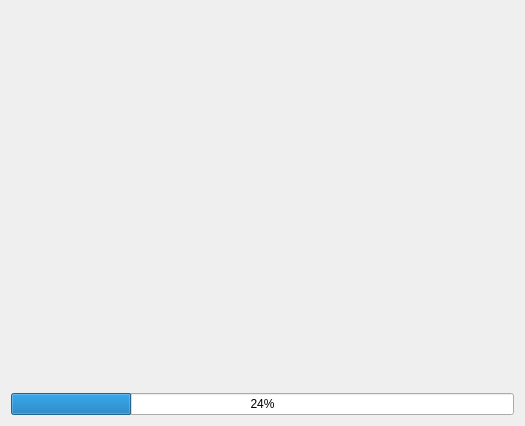
<?xml version="1.0" encoding="UTF-8"?>
<ui version="4.0">
 <class>Preloader</class>
 <widget class="QWidget" name="Preloader">
  <property name="geometry">
   <rect>
    <x>0</x>
    <y>0</y>
    <width>525</width>
    <height>426</height>
   </rect>
  </property>
  <property name="windowTitle">
   <string>Loading...</string>
  </property>
  <layout class="QVBoxLayout" name="verticalLayout">
   <item>
    <widget class="QLabel" name="label">
     <property name="text">
      <string/>
     </property>
     <property name="pixmap">
      <pixmap>:resources/viur_logo.png</pixmap>
     </property>
     <property name="scaledContents">
      <bool>true</bool>
     </property>
    </widget>
   </item>
   <item>
    <widget class="QProgressBar" name="progressBar">
     <property name="value">
      <number>24</number>
     </property>
    </widget>
   </item>
  </layout>
 </widget>
   <resources>
  <include location="../icons/icons.qrc"/>
 </resources>
 <connections/>
</ui>
